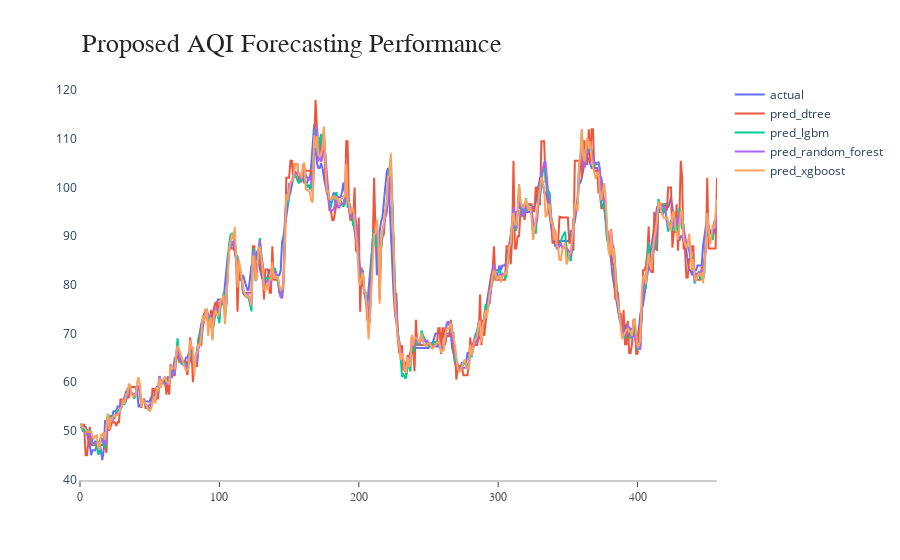

Notebook cell for this chart:
### Code cell
plot_chart(df_aqi)

### Figure 1 — Plotly figure (JSON) as saved in the notebook; plotly's stock layout.template omitted (floating-point values rounded to 4 significant figures; data arrays with more than 128 entries replaced by an {"elided": "..."} marker saying what was removed)
{"data": [{"connectgaps": true, "mode": "lines", "name": "actual", "type": "scatter", "x": {"elided": "458 int values"}, "y": {"elided": "458 int values"}}, {"connectgaps": true, "mode": "lines", "name": "pred_dtree", "type": "scatter", "x": {"elided": "458 int values"}, "y": {"elided": "458 float values"}}, {"connectgaps": true, "mode": "lines", "name": "pred_lgbm", "type": "scatter", "x": {"elided": "458 int values"}, "y": {"elided": "458 float values"}}, {"connectgaps": true, "mode": "lines", "name": "pred_random_forest", "type": "scatter", "x": {"elided": "458 int values"}, "y": {"elided": "458 float values"}}, {"connectgaps": true, "mode": "lines", "name": "pred_xgboost", "type": "scatter", "x": {"elided": "458 int values"}, "y": {"elided": "458 float values"}}], "layout": {"annotations": [{"font": {"color": "rgb(37,37,37)", "family": "Arial", "size": 26}, "showarrow": false, "text": "Proposed AQI Forecasting Performance", "x": 0, "xanchor": "left", "xref": "paper", "y": 1.05, "yanchor": "bottom", "yref": "paper"}], "autosize": true, "margin": {"autoexpand": true, "l": 80, "r": 20, "t": 80}, "plot_bgcolor": "white", "showlegend": true, "xaxis": {"linecolor": "rgb(204, 204, 204)", "linewidth": 2, "showgrid": false, "showline": true, "showticklabels": true, "tickfont": {"color": "rgb(82, 82, 82)", "family": "Arial", "size": 12}, "ticks": "outside"}, "yaxis": {"showgrid": false, "showline": true, "showticklabels": true, "zeroline": false}}}
